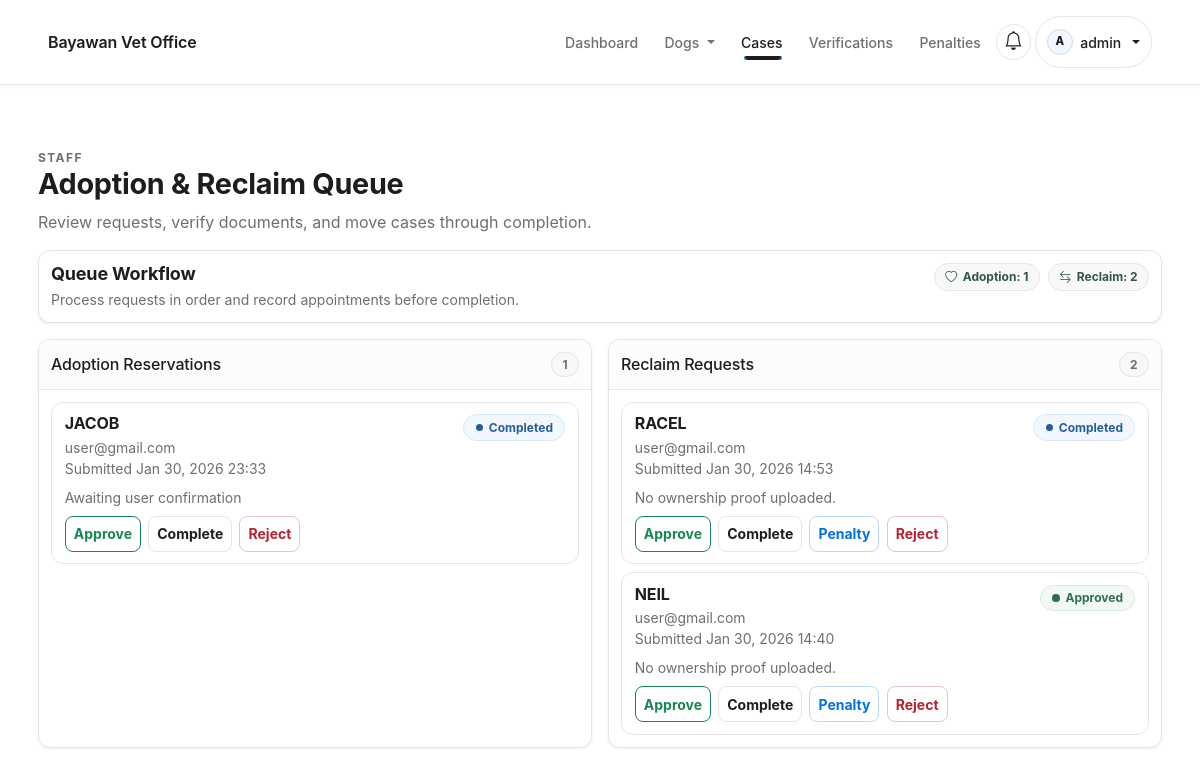
Before: /staff/adoption/queue/ (signed in) with the older database file.
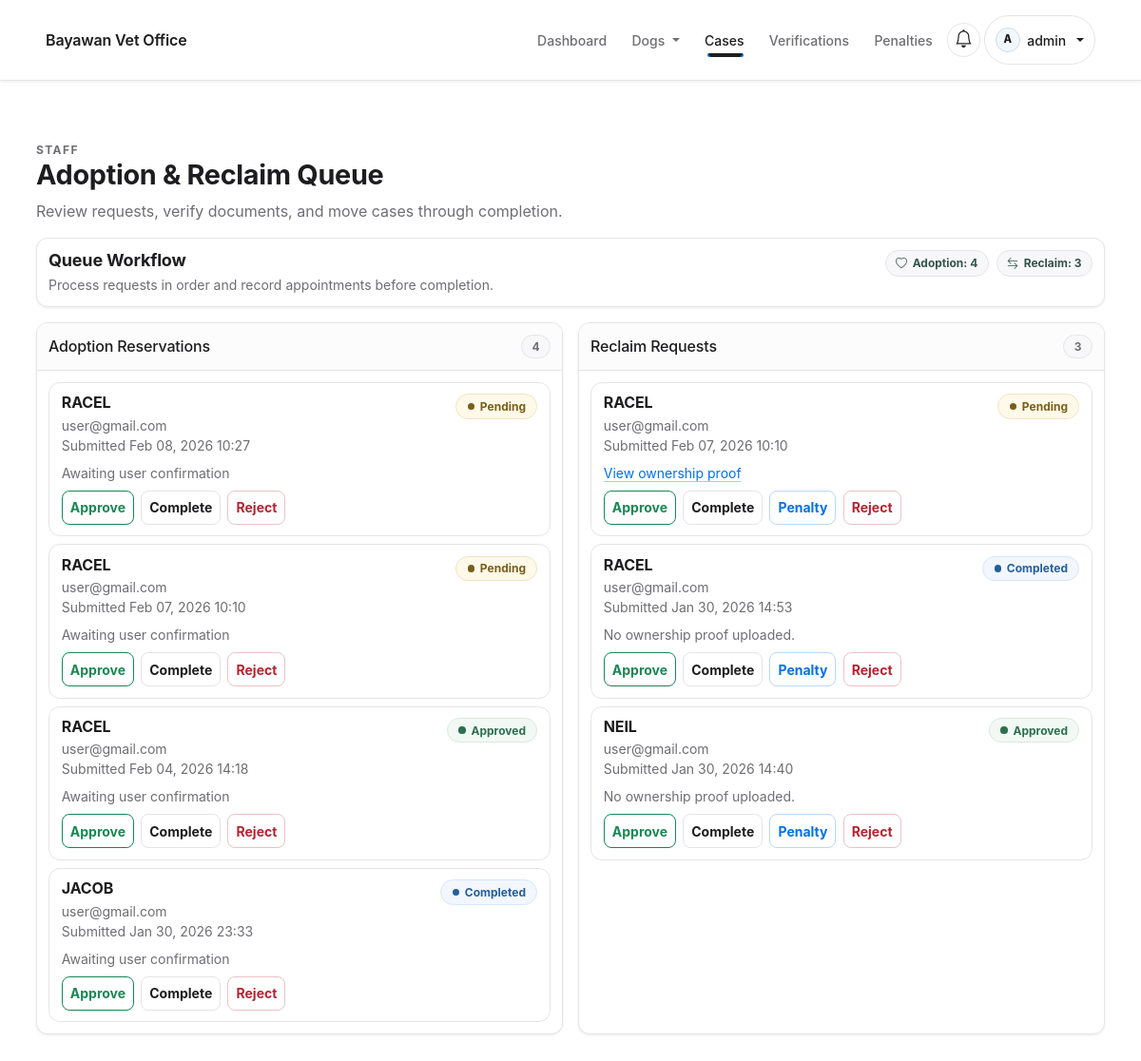
After: the same page with the newer database file.
### adoption/models.py (models this page shows, shortened)
class AdoptionReservation(TimeStampedModel):
    class Status(models.TextChoices):
        PENDING = 'PENDING', 'Pending'
        APPROVED = 'APPROVED', 'Approved'
        REJECTED = 'REJECTED', 'Rejected'
        CANCELLED = 'CANCELLED', 'Cancelled'
        COMPLETED = 'COMPLETED', 'Completed'
    dog = models.ForeignKey(Dog, on_delete=models.CASCADE, related_name='adoption_reservations')
    requester = models.ForeignKey(
        settings.AUTH_USER_MODEL, on_delete=models.CASCADE, related_name='adoption_requests'
    )
    status = models.CharField(max_length=20, choices=Status.choices, default=Status.PENDING)
    reservation_date = models.DateField(null=True, blank=True)
    confirmed_at = models.DateTimeField(null=True, blank=True)
    eligibility_notified_at = models.DateTimeField(null=True, blank=True)
    appointment_schedule = models.DateTimeField(null=True, blank=True)
    staff_notes = models.TextField(blank=True)

class ReclaimRequest(TimeStampedModel):
    class Status(models.TextChoices):
        PENDING = 'PENDING', 'Pending'
        APPROVED = 'APPROVED', 'Approved'
        REJECTED = 'REJECTED', 'Rejected'
        COMPLETED = 'COMPLETED', 'Completed'
    dog = models.ForeignKey(Dog, on_delete=models.CASCADE, related_name='reclaim_requests')
    owner = models.ForeignKey(
        settings.AUTH_USER_MODEL, on_delete=models.CASCADE, related_name='reclaim_requests'
    )
    approved_by = models.ForeignKey(
        settings.AUTH_USER_MODEL,
        on_delete=models.SET_NULL,
        null=True,
        blank=True,
        related_name='reclaim_approvals',
    )
    status = models.CharField(max_length=20, choices=Status.choices, default=Status.PENDING)
    ownership_proof = models.FileField(upload_to='reclaim_proofs/', blank=True)
    staff_notes = models.TextField(blank=True)

### dogs/models.py (models this page shows, shortened)
class Dog(TimeStampedModel):
    class VaccinationStatus(models.TextChoices):
        VACCINATED = 'VACCINATED', 'Vaccinated'
        UNVACCINATED = 'UNVACCINATED', 'Unvaccinated'
    class Status(models.TextChoices):
        IMPOUNDED = 'IMPOUNDED', 'Impounded'
        AVAILABLE = 'AVAILABLE', 'Available for Adoption'
        ADOPTED = 'ADOPTED', 'Adopted'
        RECLAIMED = 'RECLAIMED', 'Reclaimed'
        RELEASED = 'RELEASED', 'Released'
    class RegistrationApprovalStatus(models.TextChoices):
        PENDING = 'PENDING', 'Pending Review'
        APPROVED = 'APPROVED', 'Approved'
        REJECTED = 'REJECTED', 'Rejected'
    owner = models.ForeignKey(
        settings.AUTH_USER_MODEL,
        on_delete=models.SET_NULL,
        null=True,
        blank=True,
        related_name='dogs',
    )
    name = models.CharField(max_length=120, blank=True)
    status = models.CharField(max_length=20, choices=Status.choices, default=Status.IMPOUNDED)
    sex = models.CharField(max_length=10, blank=True)
    age_estimate = models.CharField(max_length=50, blank=True)
    color = models.CharField(max_length=80, blank=True)
    capture_datetime = models.DateTimeField(null=True, blank=True)
    surrender_datetime = models.DateTimeField(null=True, blank=True)
    barangay = models.CharField(max_length=120, blank=True)
    gps_coordinates = models.CharField(max_length=120, blank=True)
    kennel_slot = models.CharField(max_length=30, blank=True)
    photo = models.ImageField(upload_to='dogs/', blank=True)
    notes = models.TextField(blank=True)
    vaccination_status = models.CharField(
        max_length=20,
        choices=VaccinationStatus.choices,
        blank=True,
        default='',
    )
    vaccination_proof = models.FileField(upload_to='vaccination_proofs/', blank=True)
    vaccination_request = models.BooleanField(default=False)
    vaccination_schedule = models.DateTimeField(null=True, blank=True)
    registration_approval_status = models.CharField(
        max_length=20,
        choices=RegistrationApprovalStatus.choices,
        default=RegistrationApprovalStatus.APPROVED,
    )
    registration_reviewed_at = models.DateTimeField(null=True, blank=True)
    registration_reviewed_by = models.ForeignKey(
        settings.AUTH_USER_MODEL,
        on_delete=models.SET_NULL,
        null=True,
        blank=True,
        related_name='dog_registration_reviews',
    )

### users/models.py (models this page shows, shortened)
class CustomUser(AbstractUser):
    class Roles(models.TextChoices):
        ADMIN = 'ADMIN', 'Admin'
        STAFF = 'STAFF', 'Staff'
        OWNER = 'OWNER', 'Regular User (Owner)'
    email = models.EmailField(unique=True)
    role = models.CharField(max_length=20, choices=Roles.choices, default=Roles.OWNER)
    email_verified = models.BooleanField(default=False)
    is_verified = models.BooleanField(default=False)
    legal_consent = models.BooleanField(default=False)
    legal_consented_at = models.DateTimeField(null=True, blank=True)

### adoption/views.py (the view)
# urls.py: path('staff/adoption/queue/', views.staff_queue, name='adoption_staff_queue'),
@login_required
@role_required('ADMIN', 'STAFF')
def staff_queue(request):
    adoptions = AdoptionReservation.objects.select_related('dog', 'requester').order_by('-created_at')
    reclaims = ReclaimRequest.objects.select_related('dog', 'owner').order_by('-created_at')
    case_map = {}
    if reclaims:
        dog_ids = [item.dog_id for item in reclaims]
        owner_ids = [item.owner_id for item in reclaims]
        cases = (
            PenaltyCase.objects.filter(dog_id__in=dog_ids, owner_id__in=owner_ids)
            .order_by('-created_at')
        )
        for case in cases:
            key = (case.dog_id, case.owner_id)
            if key not in case_map:
                case_map[key] = case
        for reclaim in reclaims:
            reclaim.penalty_case = case_map.get((reclaim.dog_id, reclaim.owner_id))
    return render(
        request,
        'adoption/staff_queue.html',
        {'adoptions': adoptions, 'reclaims': reclaims},
    )

### notifications/context_processors.py (called while the page is built)
def unread_notifications(request):
    if not request.user.is_authenticated:
        return {'unread_notifications': 0, 'nav_notifications': []}
    items = Notification.objects.filter(user=request.user).order_by('-created_at')
    count = items.filter(is_read=False).count()
    return {
        'unread_notifications': count,
        'nav_notifications': items[:5],
    }

### templates/adoption/staff_queue.html (shortened to what the changed rows need)
{% extends 'base.html' %}
{% load static %}
{% block extra_css %}
  <link rel="stylesheet" href="{% static 'css/staff-admin-modern.css' %}" />
  <link rel="stylesheet" href="{% static 'css/adoption-staff-queue.css' %}" />
{% endblock %}
{% block content %}
  <section class="section-pad staff-admin-page adoption-queue-page">
    <div class="container staff-admin-wrap">
      {% include 'partials/page_header.html' with eyebrow="Staff" title="Adoption & Reclaim Queue" subtitle="Review requests, verify documents, and move cases through completion." %}
      <div class="staff-admin-summary mb-3">
        <div>
          <h2 class="staff-admin-summary-title">Queue Workflow</h2>
        </div>
        <div class="staff-admin-chip-group">
          <span class="staff-admin-chip"><i class="bi bi-heart"></i> Adoption: {{ adoptions|length }}</span>
          <span class="staff-admin-chip"><i class="bi bi-arrow-left-right"></i> Reclaim: {{ reclaims|length }}</span>
        </div>
      </div>
      <div class="row g-3">
        <div class="col-xl-6">
          <article class="card-elevated staff-queue-card h-100">
            <div class="staff-queue-head">
              <h2 class="h6 mb-0">Adoption Reservations</h2>
              <span class="badge-soft">{{ adoptions|length }}</span>
            </div>
            <div class="staff-queue-list">
              {% for item in adoptions %}
                <article class="staff-queue-item">
                  <div class="staff-queue-item-top">
                    <div>
                      <h3 class="staff-queue-item-title">
                        {% if item.dog.name %}
                          {{ item.dog.name }}
                        {% else %}
                          Dog #{{ item.dog_id }}
                        {% endif %}
                      </h3>
                      <div class="staff-queue-item-meta">{{ item.requester.email }}</div>
                      <div class="staff-queue-item-meta">Submitted {{ item.created_at|date:"M d, Y H:i" }}</div>
                    </div>
                    {% if item.status == 'APPROVED' %}
                      <span class="status-pill status-pill--success">{{ item.get_status_display }}</span>
                    {% elif item.status == 'REJECTED' or item.status == 'CANCELLED' %}
                      <span class="status-pill status-pill--danger">{{ item.get_status_display }}</span>
                    {% elif item.status == 'COMPLETED' %}
                      <span class="status-pill status-pill--info">{{ item.get_status_display }}</span>
                    {% else %}
                      <span class="status-pill status-pill--warning">{{ item.get_status_display }}</span>
                    {% endif %}
                  </div>
                  {% if item.confirmed_at %}
                    <div class="staff-queue-note staff-queue-note--success">User confirmed</div>
                  {% else %}
                    <div class="staff-queue-note">Awaiting user confirmation</div>
                  {% endif %}
                  <div class="staff-queue-actions">
                    <a class="btn btn-sm btn-outline-success" href="{% url 'adoption_update_status' item.pk 'APPROVED' %}">Approve</a>
                    <a class="btn btn-sm btn-outline-secondary" href="{% url 'adoption_update_status' item.pk 'COMPLETED' %}">Complete</a>
                    <a class="btn btn-sm btn-outline-danger" href="{% url 'adoption_update_status' item.pk 'REJECTED' %}">Reject</a>
                  </div>
                </article>
              {% empty %}
                <div class="staff-admin-empty">No adoption requests.</div>
              {% endfor %}
            </div>
          </article>
        </div>
        <div class="col-xl-6">
          <article class="card-elevated staff-queue-card h-100">
            <div class="staff-queue-head">
              <h2 class="h6 mb-0">Reclaim Requests</h2>
              <span class="badge-soft">{{ reclaims|length }}</span>
            </div>
            <div class="staff-queue-list">
              {% for item in reclaims %}
                <article class="staff-queue-item">
                  <div class="staff-queue-item-top">
                    <div>
                      <h3 class="staff-queue-item-title">
                        {% if item.dog.name %}
                          {{ item.dog.name }}
                        {% else %}
                          Dog #{{ item.dog_id }}
                        {% endif %}
                      </h3>
                      <div class="staff-queue-item-meta">{{ item.owner.email }}</div>
                      <div class="staff-queue-item-meta">Submitted {{ item.created_at|date:"M d, Y H:i" }}</div>
                    </div>
                    {% if item.status == 'APPROVED' %}
                      <span class="status-pill status-pill--success">{{ item.get_status_display }}</span>
                    {% elif item.status == 'REJECTED' %}
                      <span class="status-pill status-pill--danger">{{ item.get_status_display }}</span>
                    {% elif item.status == 'COMPLETED' %}
                      <span class="status-pill status-pill--info">{{ item.get_status_display }}</span>
                    {% else %}
                      <span class="status-pill status-pill--warning">{{ item.get_status_display }}</span>
                    {% endif %}
                  </div>
                  {% if item.ownership_proof %}
                    <div class="staff-queue-note">
                      <a href="{{ item.ownership_proof.url }}" target="_blank" rel="noopener">View ownership proof</a>
                    </div>
                  {% else %}
                    <div class="staff-queue-note">No ownership proof uploaded.</div>
                  {% endif %}
                  <div class="staff-queue-actions">
                    <a class="btn btn-sm btn-outline-success" href="{% url 'reclaim_update_status' item.pk 'APPROVED' %}">Approve</a>
                    <a class="btn btn-sm btn-outline-secondary" href="{% url 'reclaim_update_status' item.pk 'COMPLETED' %}">Complete</a>
                    {% if item.penalty_case %}
                      <a class="btn btn-sm btn-outline-primary" href="{% url 'penalties_checklist' %}?case={{ item.penalty_case.id }}">
                        Penalty
                      </a>
                    {% endif %}
                    <a class="btn btn-sm btn-outline-danger" href="{% url 'reclaim_update_status' item.pk 'REJECTED' %}">Reject</a>
                  </div>
                </article>
              {% empty %}
                <div class="staff-admin-empty">No reclaim requests.</div>
              {% endfor %}
            </div>
          </article>
        </div>
      </div>
    </div>
  </section>
{% endblock %}

Changed rows visible on the page:
added AdoptionReservation: dog.name "RACEL", requester.email "user@gmail.com", created_at "Feb 08, 2026 10:27", status "Pending", shows "Awaiting user confirmation"
added AdoptionReservation: dog.name "RACEL", requester.email "user@gmail.com", created_at "Feb 07, 2026 10:10", status "Pending", shows "Awaiting user confirmation"
added AdoptionReservation: dog.name "RACEL", requester.email "user@gmail.com", created_at "Feb 04, 2026 14:18", status "Approved", shows "Awaiting user confirmation"
added ReclaimRequest: dog.name "RACEL", owner.email "user@gmail.com", created_at "Feb 07, 2026 10:10", status "Pending"
Other visible differences:
{{ adoptions|length }}: "1" → "4"
{{ reclaims|length }}: "2" → "3"
